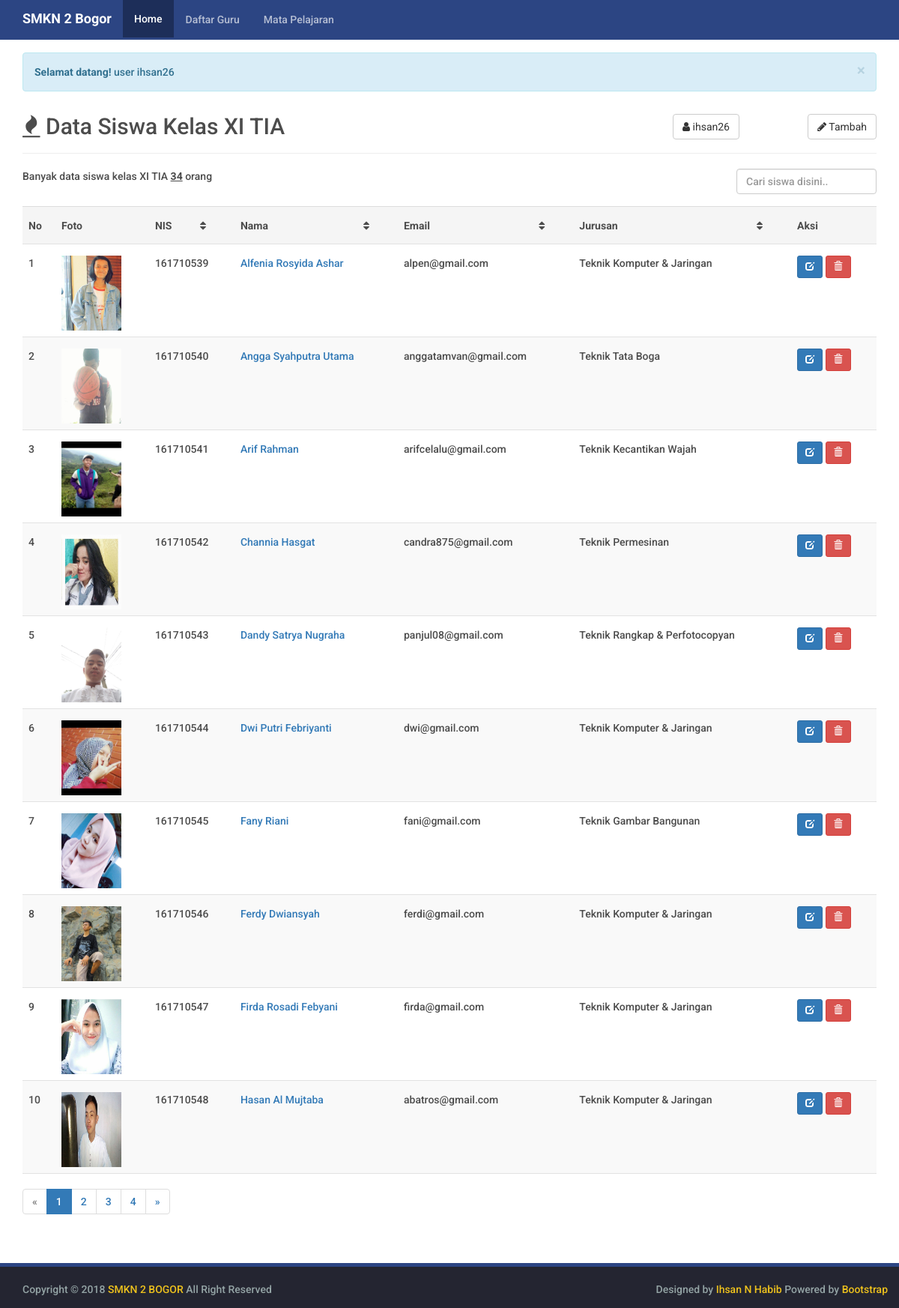
/ (signed in), run on the app's committed database.
### tables this page shows
CREATE TABLE IF NOT EXISTS `siswa` (
  `id` int(11) NOT NULL AUTO_INCREMENT,
  `nis` char(9) NOT NULL,
  `nama` varchar(100) NOT NULL,
  `email` varchar(100) NOT NULL,
  `jurusan` varchar(100) NOT NULL,
  `gambar` varchar(100) NOT NULL,
  `jeniskelamin` varchar(10) NOT NULL,
  PRIMARY KEY (`id`)
);

### functions/user.php (called while the page is built, shortened)
<?php
function cek_status($nama){
  global $link;
  $nama = mysqli_real_escape_string($link, $nama);
  $query = "SELECT status FROM users WHERE username='$nama'";
  $result = mysqli_query($link, $query);
  $status = mysqli_fetch_assoc($result)['status'];
  return $status;
}
?>

### functions/fungsi.php (called while the page is built, shortened)
<?php
function query($query){
    global $link;
    $result = mysqli_query($link, $query);
    $rows = [];
    while ($row = mysqli_fetch_assoc($result)) {
        $rows[] = $row;
    }
    return $rows;
}
?>

### index.php (the view, shortened to what this page needs)
<?php
require 'core/init.php';
    $perpage  = 10;
    $page     = isset($_GET["halaman"]) ? (int)$_GET["halaman"] : 1;
    $start    = ($page > 1) ? ($page * $perpage) - $perpage : 0;
    $query    = "SELECT * FROM siswa ORDER BY nama LIMIT $start, $perpage";
    $result   = mysqli_query($link, "SELECT * FROM siswa");
    $total    = mysqli_num_rows($result);
    $pages = ceil($total/$perpage);
    $siswa = query($query);
require 'view/header.php';
?>
<div class="container" id="margin2">
<?php if (isset($_SESSION['welcome'])): ?>
  <div class="alert alert-info alert-dismissible" role="alert">
  <button type="button" class="close" data-dismiss="alert" aria-label="Close"><span aria-hidden="true">&times;</span></button>
  <?= $_SESSION['welcome'];?>
</div>
<?php endif; ?>
</div>
   <div class="container" style="margin-top: -30px">
        <div class="page-header">
          <?php if (cek_status($_SESSION['user']) == 1): ?>
            <a href="tambah" class="btn btn-default" style="float: right;">
               <i class="fa fa-pencil" aria-hidden="true"></i> Tambah
             </a>
            <div class="dropdown" style="position: absolute;right: 213px">
              <button class="btn btn-default dropdown-toggle" type="button" id="dropdownMenu1" data-toggle="dropdown" aria-haspopup="true" aria-expanded="true">
                 <i class="fa fa-user" aria-hidden="true"></i>
                <?= $_SESSION['user']; ?>
              </button>
            </div>
          <?php endif; ?>
                  <h2><i class="fa fa-fire"></i> Data Siswa Kelas XI TIA</h2>
        </div>
  <p><?= "Banyak data siswa kelas XI TIA " . "<span style='text-decoration: underline; font-weight: 700;'>$total</span>" . " orang"; ?></p>
      <form class="navbar-form navbar-right" action="search" method="get">
        <div class="form-group">
          <input type="text" class="form-control" name="q" placeholder="Cari siswa disini.."           value="<?php echo (isset($keyword))?$keyword:'';?>">
     </div>
  </form>
  <br>
  <table class="table table-striped table-hover">
    <tr class="active">
        <th style="margin-left: 5px;">No</th>
        <th>Foto</th>
        <th>NIS<i class="fa fa-sort sort" aria-hidden="true"></i></th>
        <th>Nama<i class="fa fa-sort sort" aria-hidden="true"></i></th>
        <th>Email<i class="fa fa-sort sort" aria-hidden="true"></i></th>
        <th>Jurusan<i class="fa fa-sort sort" aria-hidden="true"></i></th>
        <?php if (cek_status($_SESSION['user']) == 1): ?>
        <th>Aksi</th>
        <?php endif; ?>
    </tr>
    <?php $i = $start + 1; ?>
    <?php foreach ($siswa as $row) : ?>
        <tr>
        <td style="margin-left: 5px;"><?= $i; ?></td>
        <td><img src="img/<?= $row["gambar"]; ?>"></td>
        <td><?= $row["nis"]; ?></td>
        <td><a href="profile?name=<?php echo urlencode(strtolower($row["nama"])); ?>"><?= $row["nama"]; ?></a></td>
        <td><?= $row["email"]; ?></td>
        <td><?= $row["jurusan"]; ?></td>
        <?php if (cek_status($_SESSION['user']) == 1): ?>
        <td>
            <a href="edit?name=<?php echo urlencode(strtolower($row["nama"])); ?>" title="Edit Data" data-toggle="tooltip" class="btn btn-primary btn-sm"><span class="glyphicon glyphicon-edit" aria-hidden="true"></span></a>
            <a href="hapus?name=<?php echo urlencode(strtolower($row["nama"])); ?>" title="Hapus Data" data-toggle="tooltip" class="btn btn-danger btn-sm" onclick="return confirm('Yakin gan mau hapus data <?= $row['nama']; ?>?');"><span class="glyphicon glyphicon-trash" aria-hidden="true"></span></a>
        </td>
        <?php endif; ?>
    </tr>
    <?php $i++; ?>
  <?php endforeach; ?>
        </table>
    <?php if (!isset($_GET['cari'])) { ?>
   <nav aria-label="Page navigation" style="margin-top: -20px">
      <ul class="pagination">
          <?php if ($page > 1): ?>
        <li>
             <a href="?halaman=<?= $page - 1; ?>">&laquo;</a>
        </li>
        <?php else: ?>
        <li class="disabled">
            <a href="#">&laquo;</a>
          <?php endif; ?>
        </li>
        <?php for ($i = 1; $i<=$pages; $i++) { ?>
        <?php $link_active = ($page == $i)? 'class="active"': ''; ?>
        <li <?php echo $link_active; ?>>
            <a href="?halaman=<?= $i; ?>"><?= $i; ?></a>
        </li>
        <?php } ?>
        <?php if ($page == $pages): ?>
        <li class="disabled">
           <a href="#" aria-label="Next">
              <span aria-hidden="true">&raquo;</span>
           </a>
       </li>
        <?php else: ?>
       <li>
           <a href="?halaman=<?= $page + 1; ?>" aria-label="Next">
              <span aria-hidden="true">&raquo;</span>
           </a>
       </li>
      <?php endif; ?>
     </ul>
  </nav>
  <?php } ?>
</div>
<?php require 'view/footer.php'; ?>

### view/header.php (shortened to what this page needs)
<!DOCTYPE html>
<html lang="en">
  <head>
    <link href="/css/bootstrap.min.css" rel="stylesheet">
    <link href="/css/font-awesome.min.css" rel="stylesheet">
    <link href="/css/style.css" rel="stylesheet">
  </head>
  <body>
   <nav class="navbar navbar-default navbar-fixed-top">
  <div class="container">
    <div class="navbar-header">
      <a class="navbar-brand">SMKN 2 Bogor</a>
    </div>
    <div class="collapse navbar-collapse" id="bs-example-navbar-collapse-1">
        <ul class="nav navbar-nav">
        <li><a href="/">Home</a></li>
        <li><a href="/guru" class="btn disabled">Daftar Guru</a></li>
        <li><a href="/mapel" class="btn disabled">Mata Pelajaran</a></li>
    </ul>
    </div>
  </div>
</nav>

### view/footer.php (shortened to what this page needs)
<br><br>
        <div id="footer">
        <div class="container">
          <div class="row">
            <p style="padding-top: 20px; color: #94A4A5; padding-left: 15px;">Copyright &copy; <?= date('Y'); ?> <span style="color:#EEC21D">SMKN 2 BOGOR</span> All Right Reserved</p>
            <p class="text-right" style="margin-top: -30px; color: #94A4A5">Designed by <span style="color:#EEC21D">Ihsan N Habib</span> Powered by <span style="color:#EEC21D">Bootstrap</span></p>
          </div>
        </div>
       </div>
  </body>
</html>

### css/style.css (style rules this page uses)
html { position: relative; min-height: 100%; }
body { margin-bottom: 60px; font-family: Roboto; color: #4c4c4c; font-weight: 500; }
.navbar { border-radius: 0px; }
.navbar-right { margin-right: -30px; }
img { height: 100px; width: 80px; }
.active { height: 50px; }
.table>tbody>tr>td, .table>tbody>tr>th, .table>tfoot>tr>td, .table>tfoot>tr>th, .table>thead>tr>td, .table>thead>tr>th { padding: 15px 8px 8px 8px; }
.table>tbody>tr>td, .table>tbody>tr>th, .table>tfoot>tr>td, .table>tfoot>tr>th, .table>thead>tr>td, .table>thead>tr>th { border-bottom: 1px solid #e2e2e2; }
.navbar-default { background-color: #2C4583; border-color: #2C4583; }
.navbar-default .navbar-brand { color: #fff; font-weight: 700; }
.navbar-default .navbar-nav>li>a { color: #fff; font-weight: 500; }
.navbar-default .navbar-nav>.active>a, .navbar-default .navbar-nav>.active>a:focus, .navbar-default .navbar-nav>.active>a:hover { background-color: #1d2e59; }
.navbar-default .navbar-nav>.active>a, .navbar-default .navbar-nav>.active>a:focus, .navbar-default .navbar-nav>.active>a:hover { color: #fff; }
#footer { position: absolute; bottom: 0; width: 100%; height: 60px; background-color: #242531; border-top: 5px solid #2C4583; }
#margin2 { margin-top: 70px; }
.navbar-form { margin-top:-30px; margin-right:-15px; }
.sort { float: right; margin-right: 30px; padding-top: 3px; }
td { padding: 5px; }

### data on the page
siswa: gambar (picture), nis "161710539", nama "Alfenia Rosyida Ashar", email "alpen@gmail.com", jurusan "Teknik Komputer & Jaringan"
siswa: gambar (picture), nis "161710540", nama "Angga Syahputra Utama", email "anggatamvan@gmail.com", jurusan "Teknik Tata Boga"
siswa: gambar (picture), nis "161710541", nama "Arif Rahman", email "arifcelalu@gmail.com", jurusan "Teknik Kecantikan Wajah"
siswa: gambar (picture), nis "161710542", nama "Channia Hasgat", email "candra875@gmail.com", jurusan "Teknik Permesinan"
siswa: gambar (picture), nis "161710543", nama "Dandy Satrya Nugraha", email "panjul08@gmail.com", jurusan "Teknik Rangkap & Perfotocopyan"
siswa: gambar (picture), nis "161710544", nama "Dwi Putri Febriyanti", email "dwi@gmail.com", jurusan "Teknik Komputer & Jaringan"
siswa: gambar (picture), nis "161710545", nama "Fany Riani", email "fani@gmail.com", jurusan "Teknik Gambar Bangunan"
siswa: gambar (picture), nis "161710546", nama "Ferdy Dwiansyah", email "ferdi@gmail.com", jurusan "Teknik Komputer & Jaringan"
siswa: gambar (picture), nis "161710547", nama "Firda Rosadi Febyani", email "firda@gmail.com", jurusan "Teknik Komputer & Jaringan"
siswa: gambar (picture), nis "161710548", nama "Hasan Al Mujtaba", email "abatros@gmail.com", jurusan "Teknik Komputer & Jaringan"

### other printed values
$_SESSION['welcome'] "Selamat datang! user ihsan26"
$_SESSION['user'] "ihsan26"
$total "34"
